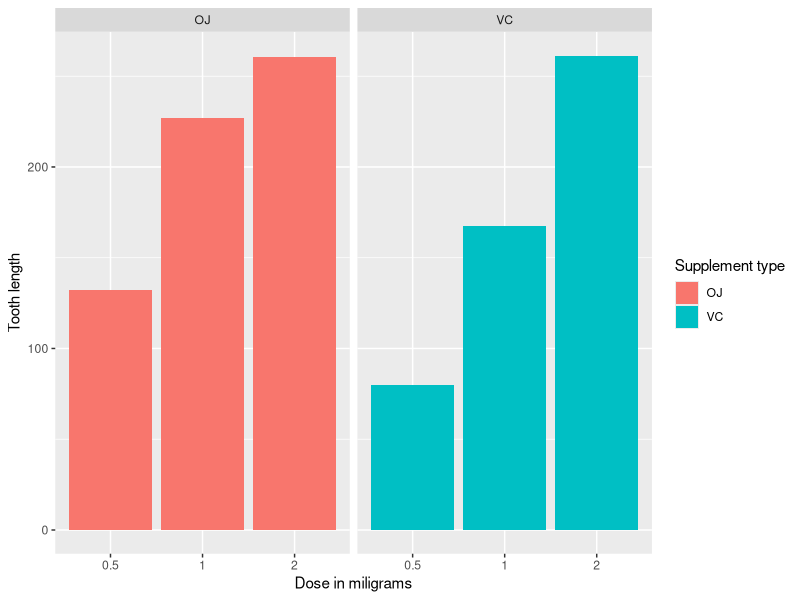
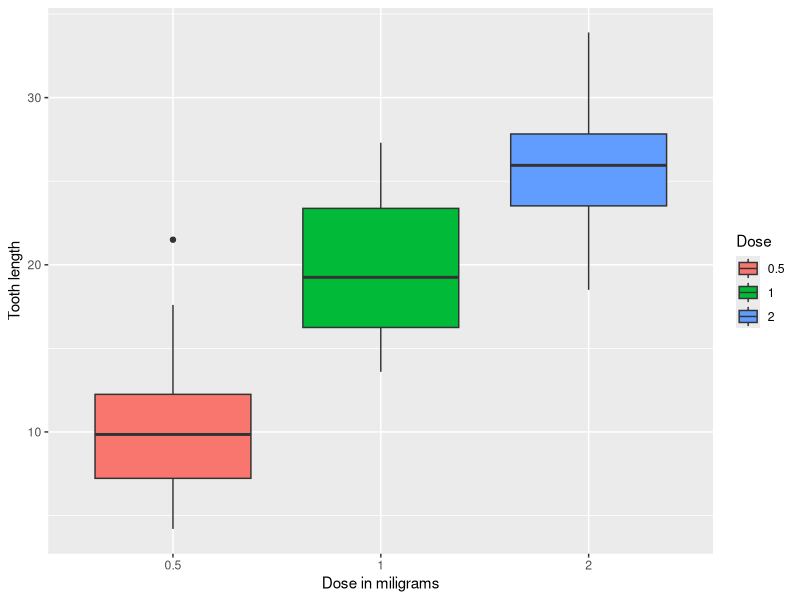
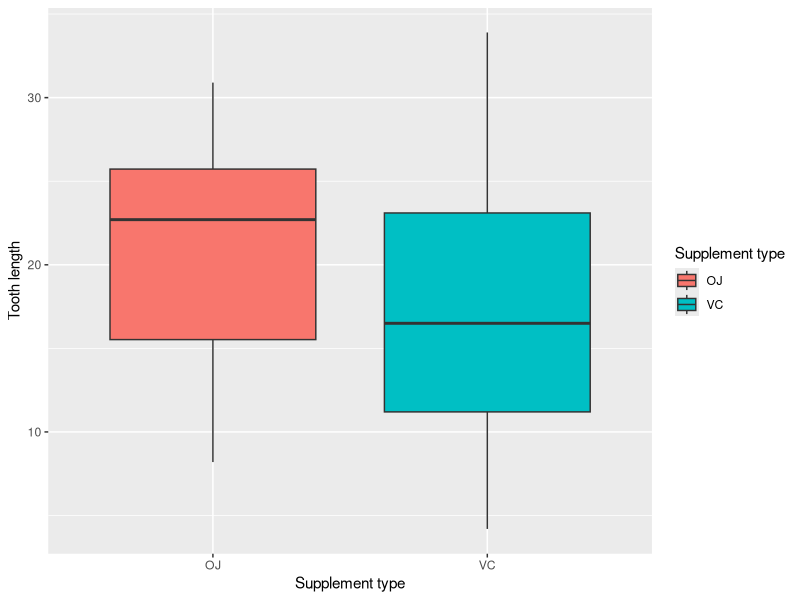

The R script that drew these images, in order:
## ---- chunk 1
library(datasets)
x <- ToothGrowth
# convert dose to factor
x$dose <- as.factor(x$dose)
## ---- chunk 2
str(x)
## ---- chunk 3
table(x$dose, x$supp)

## ---- chunk 4
library(ggplot2)
ggplot(data=x, aes(x=dose, y=len, fill=supp)) + geom_bar(stat="identity",) + facet_grid(. ~ supp) + xlab("Dose in miligrams") + ylab("Tooth length") + guides(fill=guide_legend(title="Supplement type"))

## ---- chunk 5
ggplot(aes(x=dose, y=len), data=x) + geom_boxplot(aes(fill=dose)) + xlab("Dose in miligrams") + ylab("Tooth length") + guides(fill=guide_legend(title="Dose"))

## ---- chunk 6
ggplot(aes(x=supp, y=len), data=x) + geom_boxplot(aes(fill=supp)) + xlab("Supplement type") + ylab("Tooth length") + guides(fill=guide_legend(title="Supplement type"))

## ---- chunk 7
summary(x)

## ---- chunk 8

t.test(len ~ supp, data = x)
## ---- chunk 9
# three groups as per dose level pairs
x.doses_0.5_1.0 <- subset (x, dose %in% c(0.5, 1.0)) 
x.doses_0.5_2.0 <- subset (x, dose %in% c(0.5, 2.0)) 
x.doses_1.0_2.0 <- subset (x, dose %in% c(1.0, 2.0)) 

# Check for dose levels (0.5, 1.0)
t.test(len ~ dose, data = x.doses_0.5_1.0)

## ---- chunk 10
# Check for dose levels (0.5, 2.0)
t.test(len ~ dose, data = x.doses_0.5_2.0)

## ---- chunk 11
# Check for dose levels (1.0, 2.0)
t.test(len ~ dose, data = x.doses_1.0_2.0)

